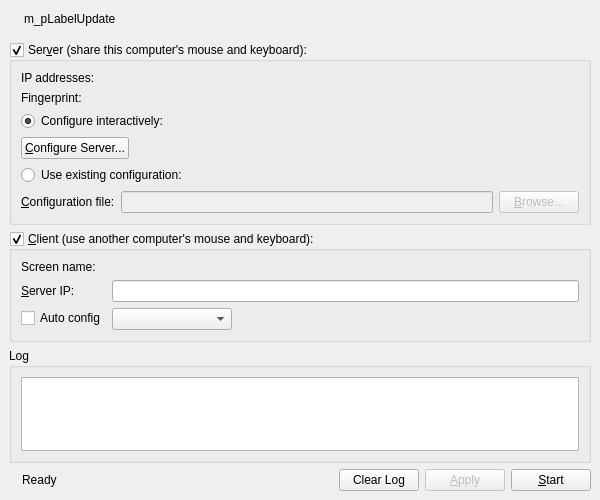
<?xml version="1.0" encoding="UTF-8"?>
<ui version="4.0">
 <class>MainWindowBase</class>
 <widget class="QMainWindow" name="MainWindowBase">
  <property name="geometry">
   <rect>
    <x>0</x>
    <y>0</y>
    <width>600</width>
    <height>500</height>
   </rect>
  </property>
  <property name="sizePolicy">
   <sizepolicy hsizetype="Fixed" vsizetype="Fixed">
    <horstretch>0</horstretch>
    <verstretch>0</verstretch>
   </sizepolicy>
  </property>
  <property name="minimumSize">
   <size>
    <width>500</width>
    <height>400</height>
   </size>
  </property>
  <property name="windowTitle">
   <string>Synergy</string>
  </property>
  <widget class="QWidget" name="centralwidget">
   <layout class="QVBoxLayout" name="verticalLayout_2">
    <item>
     <widget class="QWidget" name="m_pWidgetUpdate" native="true">
      <layout class="QHBoxLayout" name="horizontalLayout_2">
       <property name="leftMargin">
        <number>2</number>
       </property>
       <property name="topMargin">
        <number>0</number>
       </property>
       <property name="rightMargin">
        <number>0</number>
       </property>
       <property name="bottomMargin">
        <number>7</number>
       </property>
       <item>
        <widget class="QLabel" name="m_pIconUpdate">
         <property name="text">
          <string/>
         </property>
         <property name="pixmap">
          <pixmap resource="Synergy.qrc">:/res/icons/16x16/warning.png</pixmap>
         </property>
        </widget>
       </item>
       <item>
        <widget class="QLabel" name="m_pLabelUpdate">
         <property name="text">
          <string notr="true">m_pLabelUpdate</string>
         </property>
         <property name="openExternalLinks">
          <bool>true</bool>
         </property>
        </widget>
       </item>
       <item>
        <spacer name="m_pSpacerUpdate">
         <property name="orientation">
          <enum>Qt::Horizontal</enum>
         </property>
         <property name="sizeHint" stdset="0">
          <size>
           <width>469</width>
           <height>20</height>
          </size>
         </property>
        </spacer>
       </item>
      </layout>
     </widget>
    </item>
    <item>
     <widget class="QGroupBox" name="m_pGroupServer">
      <property name="sizePolicy">
       <sizepolicy hsizetype="Preferred" vsizetype="Fixed">
        <horstretch>0</horstretch>
        <verstretch>0</verstretch>
       </sizepolicy>
      </property>
      <property name="title">
       <string>Ser&amp;ver (share this computer's mouse and keyboard):</string>
      </property>
      <property name="checkable">
       <bool>true</bool>
      </property>
      <property name="checked">
       <bool>true</bool>
      </property>
      <layout class="QVBoxLayout">
       <item>
        <layout class="QFormLayout" name="formLayout">
         <property name="fieldGrowthPolicy">
          <enum>QFormLayout::AllNonFixedFieldsGrow</enum>
         </property>
         <item row="0" column="0">
          <widget class="QLabel" name="label_2">
           <property name="text">
            <string>IP addresses:</string>
           </property>
          </widget>
         </item>
         <item row="0" column="1">
          <widget class="QLabel" name="m_pLabelIpAddresses">
           <property name="text">
            <string notr="true"/>
           </property>
          </widget>
         </item>
        </layout>
       </item>
       <item>
        <layout class="QHBoxLayout" name="horizontalLayout_3">
         <item>
          <widget class="QLabel" name="m_pLabelFingerprint">
           <property name="sizePolicy">
            <sizepolicy hsizetype="Maximum" vsizetype="Preferred">
             <horstretch>0</horstretch>
             <verstretch>0</verstretch>
            </sizepolicy>
           </property>
           <property name="text">
            <string>Fingerprint:</string>
           </property>
          </widget>
         </item>
         <item>
          <widget class="QLabel" name="m_pLabelLocalFingerprint">
           <property name="text">
            <string/>
           </property>
          </widget>
         </item>
        </layout>
       </item>
       <item>
        <widget class="QRadioButton" name="m_pRadioInternalConfig">
         <property name="text">
          <string>Configure interactively:</string>
         </property>
         <property name="checked">
          <bool>true</bool>
         </property>
        </widget>
       </item>
       <item>
        <layout class="QHBoxLayout" name="horizontalLayout_4">
         <item>
          <widget class="QPushButton" name="m_pButtonConfigureServer">
           <property name="text">
            <string>&amp;Configure Server...</string>
           </property>
          </widget>
         </item>
         <item>
          <spacer>
           <property name="orientation">
            <enum>Qt::Horizontal</enum>
           </property>
           <property name="sizeHint" stdset="0">
            <size>
             <width>40</width>
             <height>20</height>
            </size>
           </property>
          </spacer>
         </item>
        </layout>
       </item>
       <item>
        <widget class="QRadioButton" name="m_pRadioExternalConfig">
         <property name="text">
          <string>Use existing configuration:</string>
         </property>
        </widget>
       </item>
       <item>
        <layout class="QHBoxLayout">
         <item>
          <widget class="QLabel" name="m_pLabelConfigurationFile">
           <property name="text">
            <string>&amp;Configuration file:</string>
           </property>
           <property name="buddy">
            <cstring>m_pLineEditConfigFile</cstring>
           </property>
          </widget>
         </item>
         <item>
          <widget class="QLineEdit" name="m_pLineEditConfigFile">
           <property name="enabled">
            <bool>false</bool>
           </property>
          </widget>
         </item>
         <item>
          <widget class="QPushButton" name="m_pButtonBrowseConfigFile">
           <property name="enabled">
            <bool>false</bool>
           </property>
           <property name="text">
            <string>&amp;Browse...</string>
           </property>
          </widget>
         </item>
        </layout>
       </item>
      </layout>
     </widget>
    </item>
    <item>
     <widget class="QGroupBox" name="m_pGroupClient">
      <property name="sizePolicy">
       <sizepolicy hsizetype="Preferred" vsizetype="Fixed">
        <horstretch>0</horstretch>
        <verstretch>0</verstretch>
       </sizepolicy>
      </property>
      <property name="title">
       <string>&amp;Client (use another computer's mouse and keyboard):</string>
      </property>
      <property name="checkable">
       <bool>true</bool>
      </property>
      <property name="checked">
       <bool>true</bool>
      </property>
      <layout class="QFormLayout" name="formLayout_3">
       <property name="fieldGrowthPolicy">
        <enum>QFormLayout::AllNonFixedFieldsGrow</enum>
       </property>
       <item row="0" column="0">
        <widget class="QLabel" name="label_5">
         <property name="text">
          <string>Screen name:</string>
         </property>
        </widget>
       </item>
       <item row="0" column="1">
        <widget class="QLabel" name="m_pLabelScreenName">
         <property name="text">
          <string notr="true"/>
         </property>
        </widget>
       </item>
       <item row="2" column="0">
        <widget class="QLabel" name="m_pLabelServerName">
         <property name="text">
          <string>&amp;Server IP:</string>
         </property>
         <property name="buddy">
          <cstring>m_pLineEditHostname</cstring>
         </property>
        </widget>
       </item>
       <item row="2" column="1">
        <widget class="QLineEdit" name="m_pLineEditHostname"/>
       </item>
       <item row="3" column="0">
        <widget class="QCheckBox" name="m_pCheckBoxAutoConfig">
         <property name="text">
          <string>Auto config</string>
         </property>
        </widget>
       </item>
       <item row="3" column="1">
        <widget class="QComboBox" name="m_pComboServerList">
         <property name="sizePolicy">
          <sizepolicy hsizetype="Maximum" vsizetype="Fixed">
           <horstretch>0</horstretch>
           <verstretch>0</verstretch>
          </sizepolicy>
         </property>
         <property name="minimumSize">
          <size>
           <width>120</width>
           <height>0</height>
          </size>
         </property>
        </widget>
       </item>
      </layout>
     </widget>
    </item>
    <item>
     <widget class="QGroupBox" name="m_pGroupLog">
      <property name="title">
       <string>Log</string>
      </property>
      <layout class="QVBoxLayout" name="verticalLayout">
       <item>
        <widget class="QTextEdit" name="m_pLogOutput">
         <property name="sizePolicy">
          <sizepolicy hsizetype="Expanding" vsizetype="Expanding">
           <horstretch>0</horstretch>
           <verstretch>0</verstretch>
          </sizepolicy>
         </property>
         <property name="font">
          <font>
           <family>Courier</family>
          </font>
         </property>
         <property name="autoFillBackground">
          <bool>false</bool>
         </property>
         <property name="undoRedoEnabled">
          <bool>false</bool>
         </property>
         <property name="lineWrapMode">
          <enum>QTextEdit::NoWrap</enum>
         </property>
         <property name="readOnly">
          <bool>true</bool>
         </property>
        </widget>
       </item>
      </layout>
     </widget>
    </item>
    <item>
     <layout class="QHBoxLayout" name="horizontalLayout">
      <property name="sizeConstraint">
       <enum>QLayout::SetDefaultConstraint</enum>
      </property>
      <item>
       <widget class="QLabel" name="m_pLabelPadlock">
        <property name="enabled">
         <bool>true</bool>
        </property>
        <property name="text">
         <string/>
        </property>
        <property name="pixmap">
         <pixmap resource="Synergy.qrc">:/res/icons/16x16/padlock.png</pixmap>
        </property>
       </widget>
      </item>
      <item>
       <widget class="QLabel" name="m_pStatusLabel">
        <property name="text">
         <string>Ready</string>
        </property>
       </widget>
      </item>
      <item>
       <spacer name="spacer">
        <property name="orientation">
         <enum>Qt::Horizontal</enum>
        </property>
        <property name="sizeHint" stdset="0">
         <size>
          <width>40</width>
          <height>20</height>
         </size>
        </property>
       </spacer>
      </item>
      <item>
       <widget class="QPushButton" name="m_pButtonClearLog">
        <property name="text">
         <string>Clear Log</string>
        </property>
       </widget>
      </item>
      <item>
       <widget class="QPushButton" name="m_pButtonApply">
        <property name="enabled">
         <bool>false</bool>
        </property>
        <property name="text">
         <string>&amp;Apply</string>
        </property>
       </widget>
      </item>
      <item>
       <widget class="QPushButton" name="m_pButtonToggleStart">
        <property name="text">
         <string>&amp;Start</string>
        </property>
       </widget>
      </item>
     </layout>
    </item>
   </layout>
  </widget>
  <action name="m_pActionAbout">
   <property name="text">
    <string>&amp;About Synergy...</string>
   </property>
   <property name="shortcut">
    <string notr="true"/>
   </property>
  </action>
  <action name="m_pActionQuit">
   <property name="text">
    <string>&amp;Quit</string>
   </property>
   <property name="statusTip">
    <string>Quit</string>
   </property>
   <property name="shortcut">
    <string notr="true">Ctrl+Q</string>
   </property>
  </action>
  <action name="m_pActionStartSynergy">
   <property name="text">
    <string>&amp;Start</string>
   </property>
   <property name="statusTip">
    <string>Run</string>
   </property>
   <property name="shortcut">
    <string notr="true">Ctrl+S</string>
   </property>
  </action>
  <action name="m_pActionStopSynergy">
   <property name="enabled">
    <bool>false</bool>
   </property>
   <property name="text">
    <string>S&amp;top</string>
   </property>
   <property name="statusTip">
    <string>Stop</string>
   </property>
   <property name="shortcut">
    <string notr="true">Ctrl+T</string>
   </property>
  </action>
  <action name="actionShowStatus">
   <property name="text">
    <string>S&amp;how Status</string>
   </property>
   <property name="shortcut">
    <string notr="true">Ctrl+H</string>
   </property>
  </action>
  <action name="m_pActionMinimize">
   <property name="text">
    <string>&amp;Hide</string>
   </property>
   <property name="toolTip">
    <string>Hide</string>
   </property>
   <property name="shortcut">
    <string notr="true"/>
   </property>
  </action>
  <action name="m_pActionRestore">
   <property name="text">
    <string>&amp;Show</string>
   </property>
   <property name="toolTip">
    <string>Show</string>
   </property>
   <property name="shortcut">
    <string notr="true"/>
   </property>
  </action>
  <action name="m_pActionSave">
   <property name="text">
    <string>Save configuration &amp;as...</string>
   </property>
   <property name="statusTip">
    <string>Save the interactively generated server configuration to a file.</string>
   </property>
   <property name="shortcut">
    <string notr="true">Ctrl+Alt+S</string>
   </property>
  </action>
  <action name="m_pActionSettings">
   <property name="text">
    <string>Settings</string>
   </property>
   <property name="statusTip">
    <string>Edit settings</string>
   </property>
   <property name="shortcut">
    <string notr="true"/>
   </property>
  </action>
  <action name="m_pActionWizard">
   <property name="text">
    <string>Run Wizard</string>
   </property>
   <property name="shortcut">
    <string notr="true"/>
   </property>
  </action>
 </widget>
 <resources>
  <include location="Synergy.qrc"/>
 </resources>
 <connections>
  <connection>
   <sender>m_pRadioExternalConfig</sender>
   <signal>toggled(bool)</signal>
   <receiver>m_pLineEditConfigFile</receiver>
   <slot>setEnabled(bool)</slot>
   <hints>
    <hint type="sourcelabel">
     <x>156</x>
     <y>179</y>
    </hint>
    <hint type="destinationlabel">
     <x>169</x>
     <y>209</y>
    </hint>
   </hints>
  </connection>
  <connection>
   <sender>m_pRadioExternalConfig</sender>
   <signal>toggled(bool)</signal>
   <receiver>m_pButtonBrowseConfigFile</receiver>
   <slot>setEnabled(bool)</slot>
   <hints>
    <hint type="sourcelabel">
     <x>353</x>
     <y>182</y>
    </hint>
    <hint type="destinationlabel">
     <x>356</x>
     <y>211</y>
    </hint>
   </hints>
  </connection>
  <connection>
   <sender>m_pRadioInternalConfig</sender>
   <signal>toggled(bool)</signal>
   <receiver>m_pButtonConfigureServer</receiver>
   <slot>setEnabled(bool)</slot>
   <hints>
    <hint type="sourcelabel">
     <x>204</x>
     <y>244</y>
    </hint>
    <hint type="destinationlabel">
     <x>212</x>
     <y>274</y>
    </hint>
   </hints>
  </connection>
  <connection>
   <sender>m_pButtonToggleStart</sender>
   <signal>clicked()</signal>
   <receiver>m_pActionStartSynergy</receiver>
   <slot>trigger()</slot>
   <hints>
    <hint type="sourcelabel">
     <x>361</x>
     <y>404</y>
    </hint>
    <hint type="destinationlabel">
     <x>-1</x>
     <y>-1</y>
    </hint>
   </hints>
  </connection>
 </connections>
</ui>
